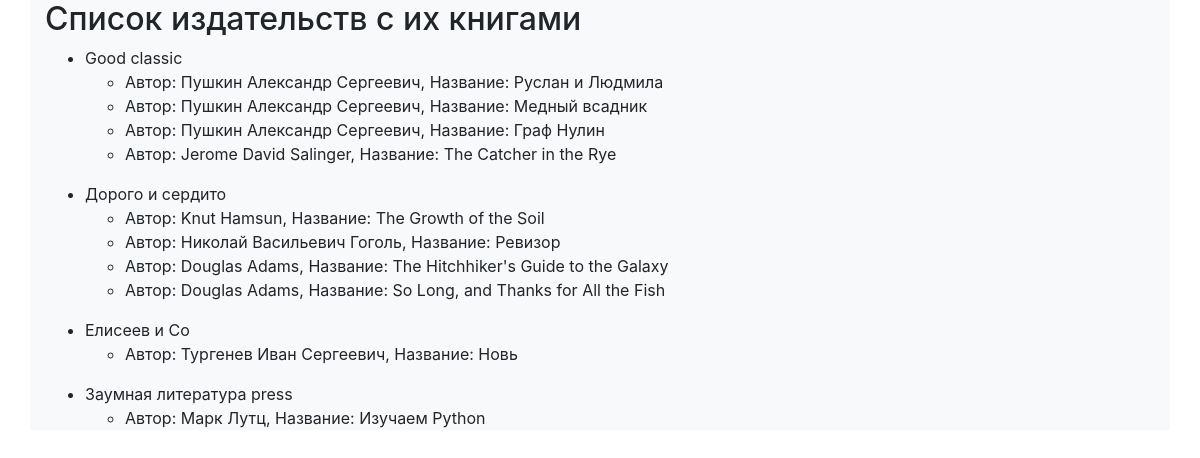
Screenshot of /publishers/ with the database file from the repository.
### p_library/models.py (models this page shows, shortened)
class Publisher(models.Model):
    name = models.CharField(max_length=50)

class Book(models.Model):
    ISBN = models.CharField(max_length=13)
    title = models.TextField()
    description = models.TextField()
    year_release = models.SmallIntegerField()
    author = models.ForeignKey(Author, on_delete=models.CASCADE)
    publisher = models.ForeignKey(Publisher, on_delete=models.SET_NULL, blank=True, null=True)
    copy_count = models.SmallIntegerField(default=1)
    price = models.DecimalField(max_digits=16, decimal_places=2, default=0)

class Author(models.Model):
    full_name = models.TextField()
    birth_year = models.SmallIntegerField()
    country = models.CharField(max_length=2)

### p_library/views.py (the view)
# urls.py: path('publishers/', views.publishers),
def publishers(request):
    template = loader.get_template('publishers.html')
    books = Book.objects.all()
    publishers = [x.publisher.name for x in books]
    publishers = sorted(set(publishers))
    biblio_data = {
        "publishers": publishers,
        "books": books,
    }
    return HttpResponse(template.render(biblio_data, request))

### p_library/templates/publishers.html (shortened to what this page needs)
<!DOCTYPE html>
<html>
    <head>
        <link rel="stylesheet" href="https://stackpath.bootstrapcdn.com/bootstrap/4.5.0/css/bootstrap.min.css">
    </head>
    <body>
        <div class="container bg-light">
            <h2>Список издательств с их книгами</h2>
            {% for publisher in publishers %}
                <ul>
                    <li>{{ publisher }}
                        <ul>
                            {% for book in books %}
                                {% if publisher == book.publisher.name %}
                                    <li>Автор: {{ book.author.full_name }}, Название: {{ book.title }}</li>
                                {% endif %}
                            {% endfor %}
                        </ul>
                    </li>
                </ul>
            {% endfor %}
        </div>
    </body>
</html>

### rows the page displays
Publisher: publishers "Good classic"
Book: author.full_name "Пушкин Александр Сергеевич", title "Руслан и Людмила"
Book: author.full_name "Пушкин Александр Сергеевич", title "Медный всадник"
Book: author.full_name "Пушкин Александр Сергеевич", title "Граф Нулин"
Book: author.full_name "Jerome David Salinger", title "The Catcher in the Rye"
Publisher: publishers "Дорого и сердито"
Book: author.full_name "Knut Hamsun", title "The Growth of the Soil"
Book: author.full_name "Николай Васильевич Гоголь", title "Ревизор"
Book: author.full_name "Douglas Adams", title "The Hitchhiker's Guide to the Galaxy"
Book: author.full_name "Douglas Adams", title "So Long, and Thanks for All the Fish"
Publisher: publishers "Елисеев и Co"
Book: author.full_name "Тургенев Иван Сергеевич", title "Новь"
Publisher: publishers "Заумная литература press"
Book: author.full_name "Марк Лутц", title "Изучаем Python"
